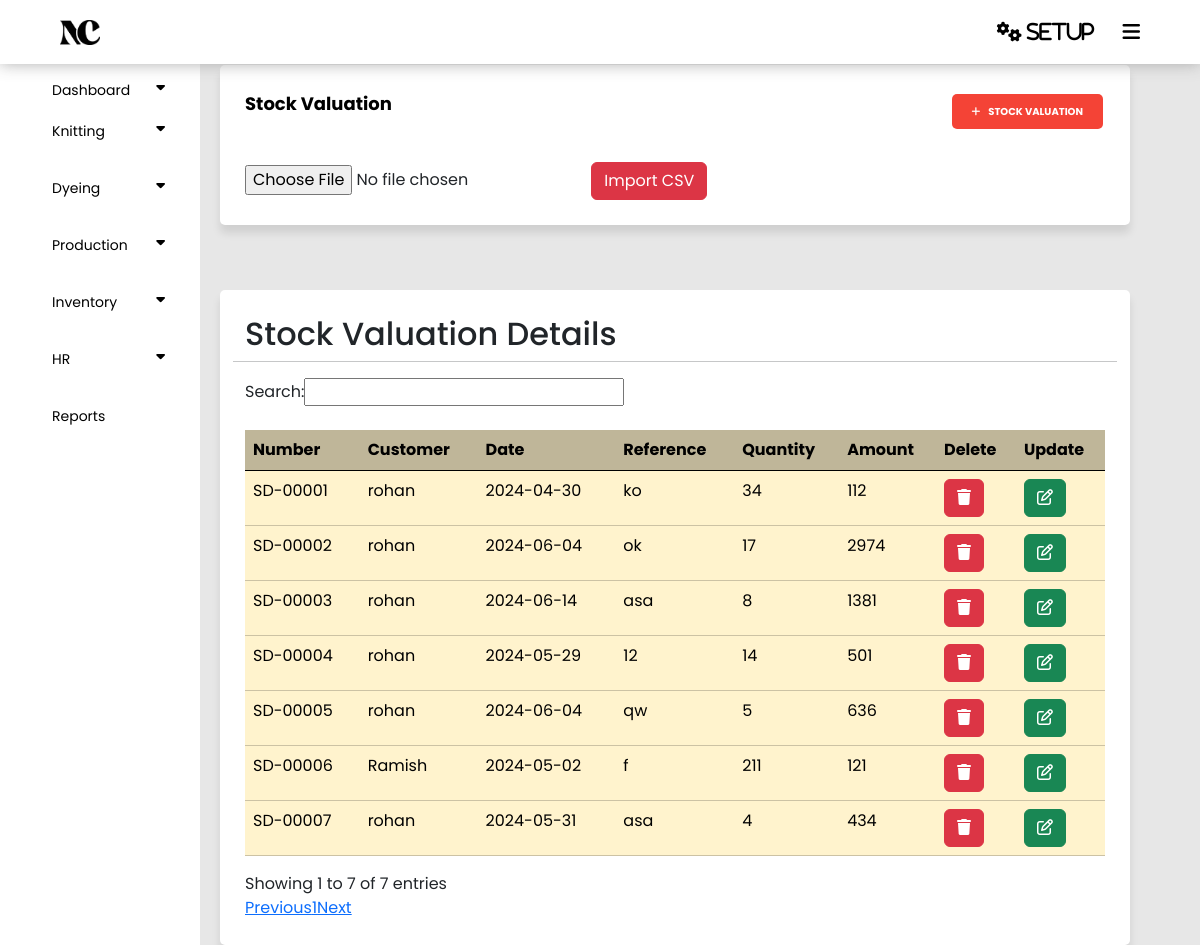
The app's page /panel/stockvaluation.php with its own data.
### tables this page shows
CREATE TABLE `svaluation` (
  `Id` int(11) NOT NULL,
  `Cid` int(11) NOT NULL,
  `Vcode` varchar(255) NOT NULL,
  `Date` date NOT NULL,
  `Vreference` varchar(255) NOT NULL,
  `Vquantity` int(11) NOT NULL,
  `vamount` int(11) NOT NULL,
  `Address` text NOT NULL,
  `Comment` varchar(255) NOT NULL,
  `Status` int(11) NOT NULL DEFAULT 1
);

CREATE TABLE `customer` (
  `cusid` int(11) NOT NULL,
  `Number` varchar(255) NOT NULL,
  `Customer` varchar(255) NOT NULL,
  `Datee` date NOT NULL,
  `Reference` varchar(255) NOT NULL,
  `Quantity` int(11) NOT NULL,
  `Amount` int(11) NOT NULL,
  `Status` int(11) NOT NULL DEFAULT 1
);

### panel/stockvaluation.php (the view, shortened to what this page needs)
<?php
require('config.php');
require('index.php');
$fetch = "SELECT * FROM `svaluation` as s inner join `Customer` as c on s.Cid = c.cusid ";
$query = mysqli_query($connect , $fetch);
?>
<!DOCTYPE html>
<html lang="en">
<head>
    <link href="https://cdn.jsdelivr.net/npm/bootstrap@5.3.3/dist/css/bootstrap.min.css" rel="stylesheet">
    <link rel="stylesheet" type="text/css" href="style.css">
</head>
<body>
<section class="container">
    <div>
        <header>Stock Valuation</header>
        <button type="button" onclick="location.href='sv_form.php'" class="add_knittingcard_button" style="float: right;"><i class="fa fa-plus" aria-hidden="true"></i>Stock Valuation</button>
    </div>
<br>
<br>
<br>
    <div>
    <div>
    <form action="import.php" method="post" enctype="multipart/form-data">
        <input type="file" name="file" id="file" accept=".csv">
        <button type="submit" class="btn btn-danger">Import CSV</button>
    </form>
</div>
    </div>
</section>
<section class="container">
                <div class="row justify-content-right">
                    <h2>Stock Valuation Details</h2>
                <hr>
            <table class="table table-warning mt-4" id="example">
                <thead class="bg-warning p-2 text-dark bg-opacity-10" style="opacity: 75%;">
                    <tr>
                    <th scope="col">Number</th>
                    <th scope="col">Customer</th>
                    <th scope="col">Date</th>
                    <th scope="col">Reference</th>
                    <th scope="col">Quantity</th>
                    <th scope="col">Amount</th>
                    <th scope="col">Delete</th>
                    <th scope="col">Update</th>
                    </tr>
                </thead>
                <tbody>
                <?php while ($row = mysqli_fetch_assoc($query)) {
                     ?>
                    <tr>
                    <td><?php echo $row ['Vcode']?></td>
                    <td><?php echo $row ['Customer']?></td>
                    <td><?php echo $row ['Date']?></td>
                    <td><?php echo $row ['Vreference']?></td>
                    <td><?php echo $row ['Vquantity']?></td>
                    <td><?php echo $row ['vamount']?></td>
                    <td ><a href="svdelete.php?Id=<?php echo $row ['Id'];?>" class="btn btn-danger"><i class="fa-solid fa-trash"></i></a></td>
                    <td ><a href="svupdate.php?Id=<?php echo $row ['Id'];?>" class="btn btn-success"><i class="fa-regular fa-pen-to-square"></i></a></td>
                </tr>
                <?php
                    }
                ?>
                </tbody>
            </table>
        </section>
</body>
</html>

### panel/style.css (style rules this page uses)
* { padding: 0; margin: 0; }
body { background-color: #e7e7e7; font-family: "Poppins", sans-serif; }
#example { background: #000; color: #f44336; }
.container { position: relative; float: left; width: calc(100% - 290px); margin-left: 220px; margin-top: 65px; background-color: white; padding: 25px; border-radius: 5px; box-shadow: 0px 8px 8px 0px rgba(0,0,0,0.1); }
.container header { font-size: 18px; color: black; font-weight: bold; text-align: left; float: left; }
.add_knittingcard_button { border: 0; border-radius: 5px; color: white; background-color: #f44336; padding: 10px 20px; text-align: center; text-decoration: none; text-transform: uppercase; display: inline-block; font-size: 10px; font-weight: bold; margin: 4px 2px; cursor: pointer; }
.fa-plus { padding-right: 8px; }

### records on screen
svaluation: Vcode "SD-00001", Cid.Customer "rohan", Date "2024-04-30", Vreference "ko", Vquantity "34", vamount "112"
svaluation: Vcode "SD-00002", Cid.Customer "rohan", Date "2024-06-04", Vreference "ok", Vquantity "17", vamount "2974"
svaluation: Vcode "SD-00003", Cid.Customer "rohan", Date "2024-06-14", Vreference "asa", Vquantity "8", vamount "1381"
svaluation: Vcode "SD-00004", Cid.Customer "rohan", Date "2024-05-29", Vreference "12", Vquantity "14", vamount "501"
svaluation: Vcode "SD-00005", Cid.Customer "rohan", Date "2024-06-04", Vreference "qw", Vquantity "5", vamount "636"
svaluation: Vcode "SD-00006", Cid.Customer "Ramish", Date "2024-05-02", Vreference "f", Vquantity "211", vamount "121"
svaluation: Vcode "SD-00007", Cid.Customer "rohan", Date "2024-05-31", Vreference "asa", Vquantity "4", vamount "434"
